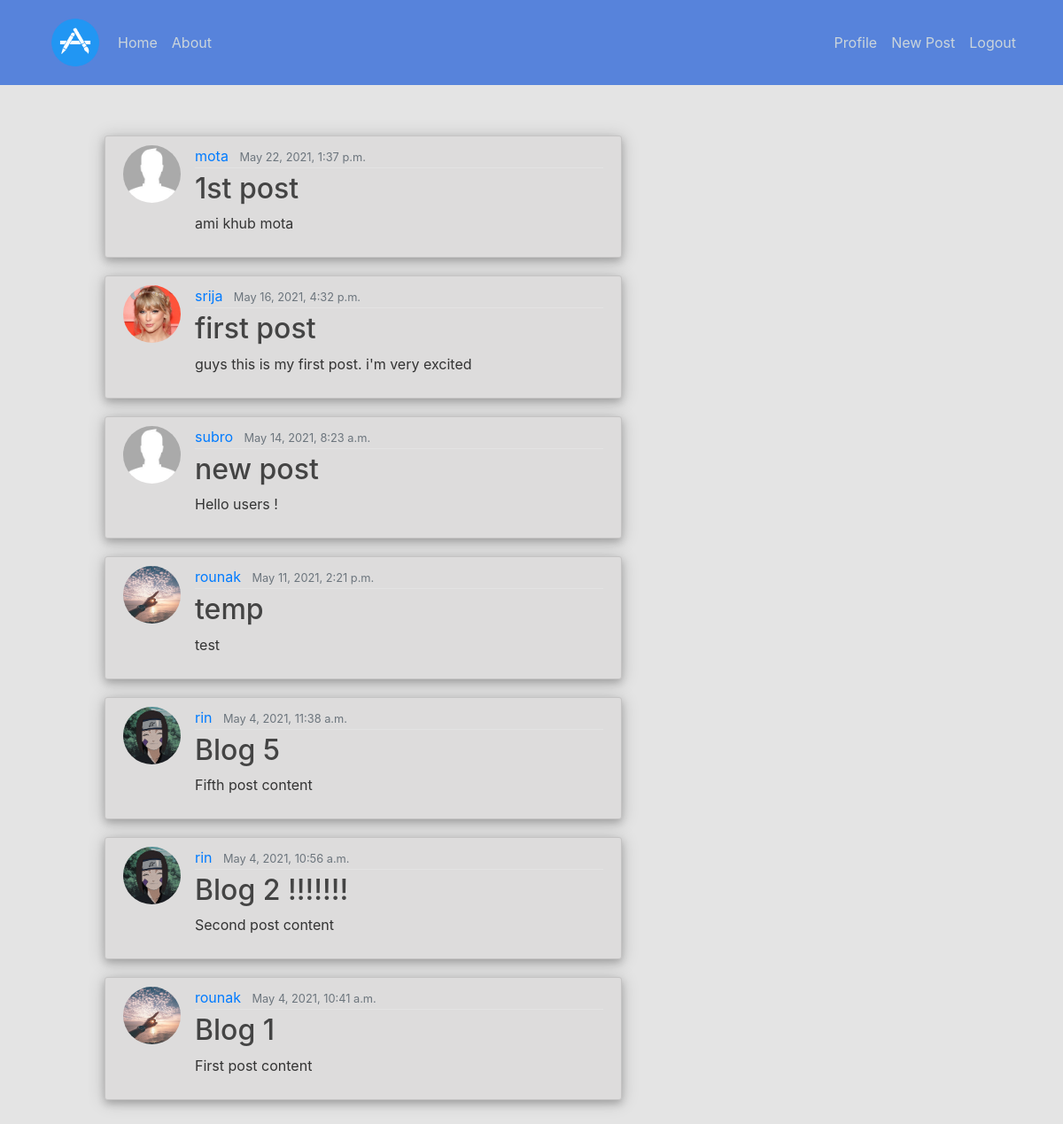
Screenshot of / (signed in) with the database file from the repository.
### blog/models.py (models this page shows, shortened)
class post(models.Model):
    title = models.CharField(max_length=100)
    content = models.TextField()
    date_posted = models.DateTimeField(default=timezone.now)
    author = models.ForeignKey(User, on_delete=models.CASCADE)

### users/models.py (models this page shows, shortened)
class Profile(models.Model):
    user = models.OneToOneField(User, on_delete=models.CASCADE)
    image = models.ImageField(default ='default.jpeg', upload_to='profile_pics')

### blog/views.py (the view)
# urls.py: path('', all_posts.as_view(), name='blog-home'),
class all_posts(LoginRequiredMixin,ListView):
    template_name='home.html'
    context_object_name= 'blogs'
    model= post
    ordering='-date_posted'

### blog/templates/home.html
{% extends 'base.html' %}
{% block content %}
    {% for blog in blogs %}
    <article class="media content-section">
      <img class="rounded-circle article-img" src="{{ blog.author.profile.image.url }}" alt="">
      <div class="media-body">
        <div class="article-metadata">
          <a class="mr-2" href="{% url 'post-user' blog.author.username %}">{{ blog.author }}</a>
          <small class="text-muted">{{ blog.date_posted }}</small>
        </div>
        <h2><a class="article-title" href="{% url 'post-detail' blog.id %}">{{ blog.title }}</a></h2>
        <p class="article-content">{{ blog.content }}</p>
      </div>
    </article>
    {% endfor %}
{% endblock content %}

### blog/templates/base.html (shortened to what this page needs)
{% load static %}
<!DOCTYPE html>
<html lang="en">
<head>
    <link rel="stylesheet" href="https://stackpath.bootstrapcdn.com/bootstrap/4.3.1/css/bootstrap.min.css">
    <link rel="stylesheet" href="{% static 'main.css' %}">
</head>
<body>
    <header class="site-header">
       <nav class="navbar navbar-expand-md navbar-dark bg-steel fixed-top">
          <div class="container">
            <img class="image" src="{% static 'app.png' %}">
            <div class="collapse navbar-collapse" id="navbarToggle">
              <div class="navbar-nav mr-auto">
                <a class="nav-item nav-link" href="{% url 'blog-home' %}">Home</a>
                <a class="nav-item nav-link" href="{% url 'blog-about' %}">About</a>
              </div>
              <div class="navbar-nav">
                {% if user.is_authenticated %}
                <a class="nav-item nav-link" href="{% url 'profile' %}">Profile</a>
                <a class="nav-item nav-link" href="{% url 'post-create' %}">New Post</a>
                <a class="nav-item nav-link" href="{% url 'logout' %}">Logout</a>
                {% else %}
                <a class="nav-item nav-link" href="{% url 'blog-register' %}">Register</a>
                {% endif %}
              </div>
            </div>
          </div>
        </nav>
      </header>
      <main role="main" class="container">
        <div class="row">
          <div class="col-md-8">
            <div class="box">{% block content %}{% endblock %}</div>
          </div>
        </div>
      </main>
</body>
</html>

### blog/static/main.css (style rules this page uses)
body { background: #e4e4e4; color: #333333; margin-top: 5rem; }
h1, h2, h3, h4, h5, h6 { color: #444444; }
.bg-steel { background-color: #5783db; }
.site-header .navbar-nav .nav-link { color: #cbd5db; }
.content-section { background: #dddcdc; padding: 10px 20px; border: 1px solid #c5c4c4; border-radius: 3px; margin-bottom: 20px; box-shadow: 0 4px 8px 0 rgba(0, 0, 0, 0.2), 0 2px 20px 0 rgba(0, 0, 0, 0.19); }
.article-title { color: #444444; }
.article-content { white-space: pre-line; }
.article-img { height: 65px; width: 65px; margin-right: 16px; }
.article-metadata { padding-bottom: 1px; margin-bottom: 4px; border-bottom: 1px solid #e3e3e3 }
.image { width: 80px; }
.box { margin: 10%; }

### rows the page displays
post: author.profile.image (placeholder picture), author "mota", date_posted "May 22, 2021, 1:37 p.m.", title "1st post", content "ami khub mota"
post: author.profile.image (picture), author "srija", date_posted "May 16, 2021, 4:32 p.m.", title "first post", content "guys this is my first post. i'm very excited"
post: author.profile.image (placeholder picture), author "subro", date_posted "May 14, 2021, 8:23 a.m.", title "new post", content "Hello users !"
post: author.profile.image (picture), author "rounak", date_posted "May 11, 2021, 2:21 p.m.", title "temp", content "test"
post: author.profile.image (picture), author "rin", date_posted "May 4, 2021, 11:38 a.m.", title "Blog 5", content "Fifth post content"
post: author.profile.image (picture), author "rin", date_posted "May 4, 2021, 10:56 a.m.", title "Blog 2 !!!!!!!", content "Second post content"
post: author.profile.image (picture), author "rounak", date_posted "May 4, 2021, 10:41 a.m.", title "Blog 1", content "First post content"
